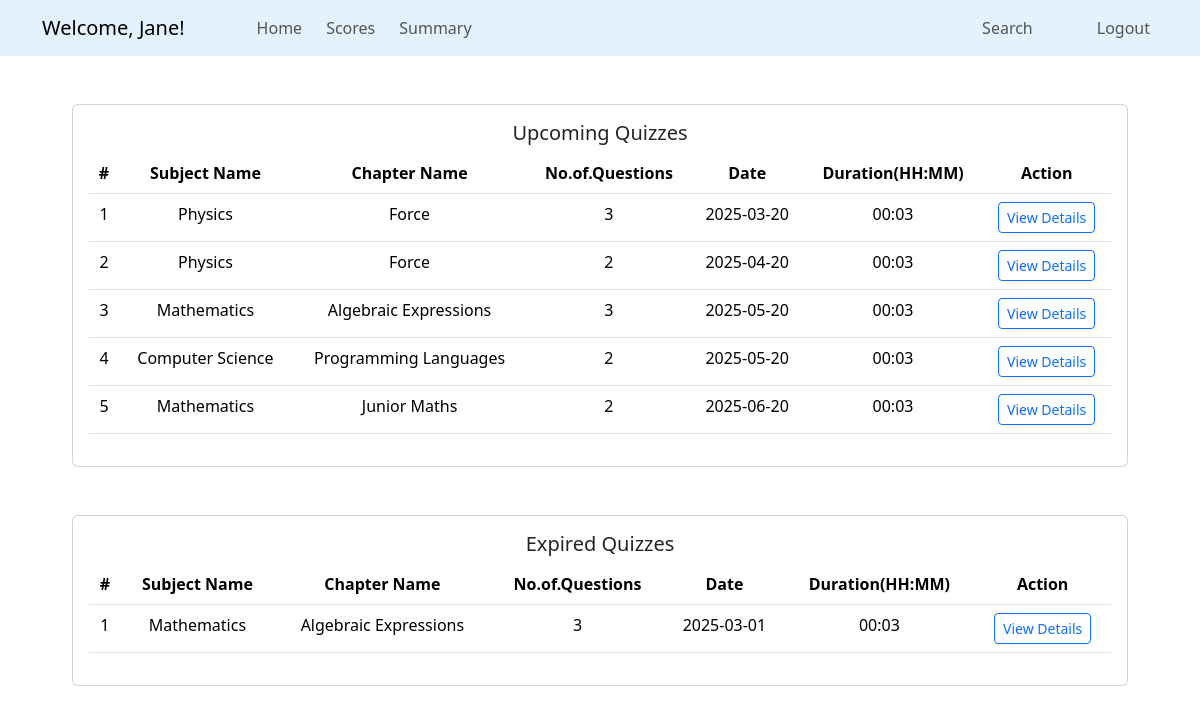
The app's page /home (signed in), older data.
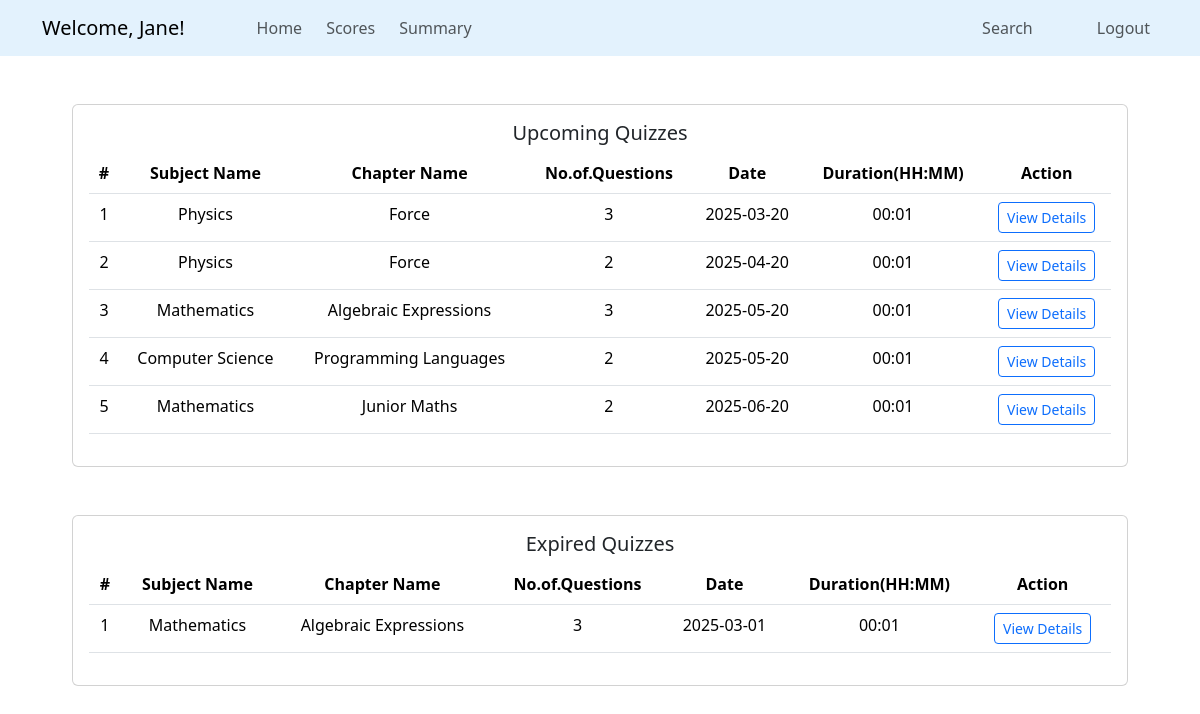
The same page, newer data.
### quizapp/models.py (models this page shows, shortened)
class Quiz(db.Model):
    quizid = db.Column(db.Integer, primary_key = True)
    qname = db.Column(db.String(60), nullable = False)
    dateofquiz = db.Column(db.DateTime, nullable = False)
    timeduration = db.Column(db.Integer, nullable = False)
    remarks = db.Column(db.String(30), nullable = True)
    chapterid = db.Column(db.Integer, db.ForeignKey('chapter.cid'), nullable = False) # (foreign key-chapter)
    question = db.relationship('Questions', backref = 'quiz', lazy = True, cascade = 'all, delete')
    scores = db.relationship('Scores', backref = 'quiz', lazy = True, cascade = 'all, delete')

class Subject(db.Model):
    sid = db.Column(db.Integer, primary_key = True)
    description = db.Column(db.Text, nullable = False)
    sname = db.Column(db.String(60), nullable = False, unique = True)
    chapters = db.relationship('Chapter', backref = 'subject', lazy = True, cascade = 'all, delete')

class Chapter(db.Model):
    cid = db.Column(db.Integer, primary_key = True)
    cname = db.Column(db.String(60), nullable = False)
    description = db.Column(db.Text, nullable = False)
    subjectid = db.Column(db.Integer, db.ForeignKey('subject.sid'), nullable = False)
    quizzes = db.relationship('Quiz', backref = 'chapter', lazy = True, cascade = 'all, delete')

### quizapp/routes.py (the view)
@app.route('/home')
def user_dashboard():
    session.pop('admin_id', None)
    if 'user_id' in session:
        quizzes = Quiz.query.join(Quiz.question).group_by(Quiz.quizid)
        coming_quizzes = quizzes.filter(Quiz.dateofquiz > today).order_by(Quiz.dateofquiz.asc())
        expired_quizzes = quizzes.filter(Quiz.dateofquiz < today).order_by(Quiz.dateofquiz.desc())
        return render_template('users/dashboard.html', coming_quizzes = coming_quizzes, expired_quizzes = expired_quizzes)
    flash('Login to access the page', 'danger')
    return redirect(url_for('login'))

### quizapp/templates/users/dashboard.html
{% extends "users/base_dashboard.html" %}
{% block section %}
<section class="container mt-5" style="max-width: 90%;">
    <div class="card text-center">
        <div class="card-body">
            <h5 class="card-title">Upcoming Quizzes</h5>
            <table class="table">
                <thead>
                    <tr>
                        <th>#</th>
                        <th>Subject Name</th>
                        <th>Chapter Name</th>
                        <th>No.of.Questions</th>
                        <th>Date</th>
                        <th>Duration(HH:MM)</th>
                        <th>Action</th>
                    </tr>
                </thead>
                <tbody>
                    {% for quiz in coming_quizzes%}
                    <tr>
                        <td>{{ loop.index }}</td>
                        <td>{{ quiz.chapter.subject.sname }}</td>
                        <td>{{ quiz.chapter.cname }}</td>
                        <td>{{ quiz.question | length }}</td>
                        <td>{{ quiz.dateofquiz.strftime('%Y-%m-%d') }}</td>
                        {% set hour = quiz.timeduration // 3600 %}
                        {% set minute = quiz.timeduration % 3600 // 60 %}
                        <td>{{ "%02d:%02d" % (hour, minute) }}</td>
                        <td>
                            <a href="{{url_for('quiz_details', qid = quiz.quizid) }}" class="btn btn-outline-primary btn-sm">View Details</a>
                        </td>
                    </tr>
                    {% endfor %}
                </tbody>
            </table>
        </div>
    </div>
    <div class="card text-center mt-5">
        <div class="card-body">
            <h5 class="card-title">Expired Quizzes</h5>
            <table class="table">
                <thead>
                    <tr>
                        <th>#</th>
                        <th>Subject Name</th>
                        <th>Chapter Name</th>
                        <th>No.of.Questions</th>
                        <th>Date</th>
                        <th>Duration(HH:MM)</th>
                        <th>Action</th>
                    </tr>
                </thead>
                <tbody>
                    {% for quiz in expired_quizzes%}
                    <tr>
                        <td>{{ loop.index }}</td>
                        <td>{{ quiz.chapter.subject.sname }}</td>
                        <td>{{ quiz.chapter.cname }}</td>
                        <td>{{ quiz.question | length }}</td>
                        <td>{{ quiz.dateofquiz.strftime('%Y-%m-%d') }}</td>
                        {% set hour = quiz.timeduration // 3600 %}
                        {% set minute = quiz.timeduration % 3600 // 60 %}
                        <td>{{ "%02d:%02d" % (hour, minute) }}</td>
                        <td>
                            <a href="{{url_for('quiz_details', qid = quiz.quizid) }}" class="btn btn-outline-primary btn-sm">View Details</a>
                        </td>
                    </tr>
                    {% endfor %}
                </tbody>
            </table>
        </div>
    </div>
</section>
{% endblock %}

### quizapp/templates/users/base_dashboard.html (shortened to what this page needs)
<!doctype html>
<html lang="en">
<head>
  <link href="https://cdn.jsdelivr.net/npm/bootstrap@5.3.3/dist/css/bootstrap.min.css" rel="stylesheet"
>
</head>
<body>
  <nav class="navbar navbar-expand-lg" style="background-color: #e3f2fd;">
    <div class="container">
      <a class="navbar-brand" href="{{ url_for('user_dashboard') }}">Welcome, {{ session.get('user_name') }}!</a>
      <div class="collapse navbar-collapse justify-content-center" id="navbarNav">
        <ul class="navbar-nav ms-5">
          <li class="nav-item">
            <a class="nav-link" href="{{ url_for('user_dashboard') }}">Home</a>
          </li>
          <li class="nav-item ms-2">
            <a class="nav-link" href="{{ url_for('scores_dashboard') }}">Scores</a>
          </li>
          <li class="nav-item ms-2">
            <a class="nav-link" href="{{ url_for('user_summary') }}">Summary</a>
          </li>
        </ul>
        <ul class="navbar-nav ms-auto">
          <li class="nav-item me-5">
            <a class="nav-link" href="{{ url_for('user_search') }}">Search</a>
          </li>
          <li class="nav-item">
            <a class="nav-link" href="{{ url_for('logout') }}">Logout</a>
          </li>
        </ul>
      </div>
    </div>
  </nav>
  {% block section %}
  {% endblock %}
</body>
</html>

Row changes from the older to the newer data that the page shows:
changed Quiz (number 1 of 6 on the later page): value "00:03" → "00:01"
changed Quiz (number 2 of 6 on the later page): value "00:03" → "00:01"
changed Quiz (number 3 of 6 on the later page): value "00:03" → "00:01"
changed Quiz "Computer Science": value "00:03" → "00:01"
changed Quiz "Junior Maths": value "00:03" → "00:01"
changed Quiz (number 6 of 6 on the later page): value "00:03" → "00:01"
